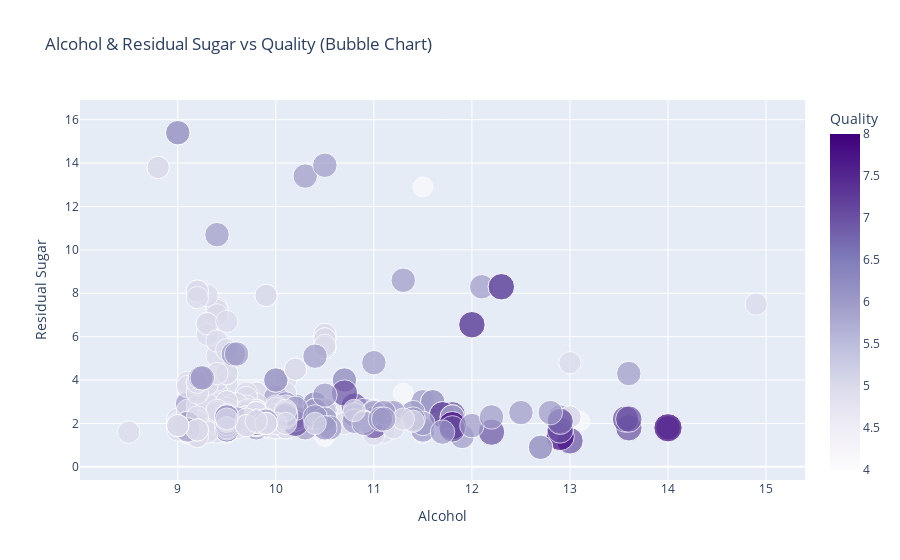

The code cell stored with this chart in its notebook:
### Markdown cell above
Do sugar levels impact quality? I would argue no, most of figure 3's data hovers around the quality level of 5... perhaps this is an error on my part.

### Code cell
fig4 = px.scatter(wines, x='alcohol', y='residual sugar', 
                 size='quality', color='quality',
                 hover_data=['pH'],
                 title='Alcohol & Residual Sugar vs Quality (Bubble Chart)',
                 labels={'alcohol': 'Alcohol', 'residual sugar': 'Residual Sugar', 'quality': 'Quality'}, 
                 color_continuous_scale='Purples')
fig4.show()

### Figure 1 — Plotly figure (JSON) as saved in the notebook; plotly's stock layout.template omitted (floating-point values rounded to 4 significant figures; data arrays with more than 128 entries replaced by an {"elided": "..."} marker saying what was removed)
{"data": [{"customdata": {"elided": "416x1 float values"}, "hovertemplate": "Alcohol=%{x}<br>Residual Sugar=%{y}<br>Quality=%{marker.color}<br>pH=%{customdata[0]}<extra></extra>", "legendgroup": "", "marker": {"color": {"elided": "416 int values"}, "coloraxis": "coloraxis", "size": {"elided": "416 int values"}, "sizemode": "area", "sizeref": 0.02, "symbol": "circle"}, "mode": "markers", "name": "", "orientation": "v", "showlegend": false, "type": "scatter", "x": {"elided": "416 float values"}, "xaxis": "x", "y": {"elided": "416 float values"}, "yaxis": "y"}], "layout": {"coloraxis": {"colorbar": {"title": {"text": "Quality"}}, "colorscale": [[0, "rgb(252,251,253)"], [0.125, "rgb(239,237,245)"], [0.25, "rgb(218,218,235)"], [0.375, "rgb(188,189,220)"], [0.5, "rgb(158,154,200)"], [0.625, "rgb(128,125,186)"], [0.75, "rgb(106,81,163)"], [0.875, "rgb(84,39,143)"], [1, "rgb(63,0,125)"]]}, "legend": {"itemsizing": "constant", "tracegroupgap": 0}, "title": {"text": "Alcohol & Residual Sugar vs Quality (Bubble Chart)"}, "xaxis": {"anchor": "y", "domain": [0, 1], "title": {"text": "Alcohol"}}, "yaxis": {"anchor": "x", "domain": [0, 1], "title": {"text": "Residual Sugar"}}}}
